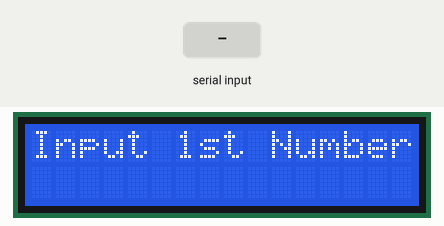
A sketch run on a simulated Arduino Uno, built with avr-gcc and run on an emulated ATmega328P. On the bench: 16×2 character LCD. The inputs (shaded band) are chosen by the test bench. What the sketch prints to the serial monitor is not drawn.

Above: at 2.2 s.
2.3 s: "90/45\n" received over Serial
At 3.8 s:
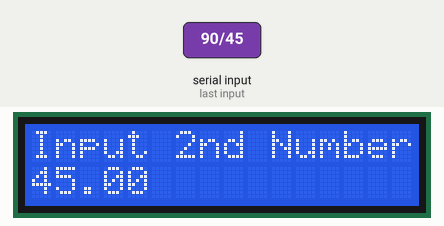
At 4.7 s:
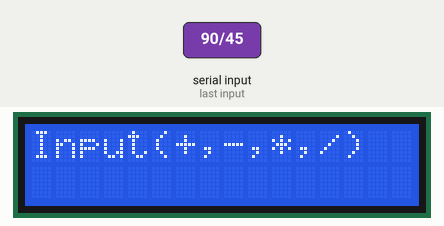
5.3 s: "*" received over Serial
At 7.2 s:
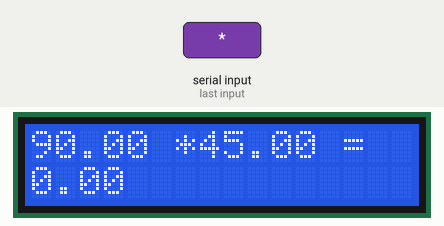
Timing chart, 0 to 8.7 s (numbered marks = the images above; inputs shaded):
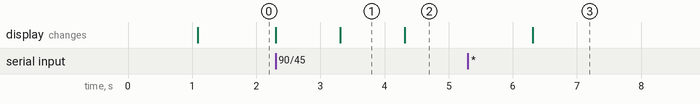

Measured:
- after the input at 2.3 s, the display: first changes at once (image 1 shows a later state)
- after the input at 5.3 s, the display: changes after 1.0 s (image 3)
- what the display in image 1 shows lasts 1.0 s, from 3.3 s to 4.3 s

The sketch:

LCD_calculator.ino
```cpp
/*
 * Programmer : Dr. Aung Win Htut
 * Date       : 16-07-2022
 * Version    : 2.1
 * Note       : In serial monitor, choose the
 *              baud rate 9600 and No line ending
 */
#include <LiquidCrystal.h>
int rs=2;
int en=3;
int d4=8;
int d5=9;
int d6=10;
int d7=11;

int seconds = 0;

LiquidCrystal lcd(rs,en,d4,d5,d6,d7);

float firstNum;
float secNum;
float answer;
String op;

void setup()
{
  lcd.begin(16, 2);
  Serial.begin(9600);

  lcd.print("hello world");
  delay(1000);
}

void loop()
{
  lcd.clear();
  lcd.setCursor(0, 0);
  Serial.println();
  Serial.print("Input 1st Number");
  lcd.print("Input 1st Number");
  while (Serial.available() == 0){
    //loop to wait until serial data input (No line ending)
  }
  firstNum=Serial.parseFloat();

  lcd.setCursor(0,1);
  lcd.print(String(firstNum));
  Serial.print(" : ");
  Serial.println(String(firstNum));
  delay(1000);
  lcd.clear();

  lcd.setCursor(0,0);
  Serial.print("Input 2nd Number");
  lcd.print("Input 2nd Number");
  while ( Serial.available() == 0 ){
    //loop to wait until serial data input (No line ending)
  }
  secNum=Serial.parseFloat();

  Serial.print(" : ");
  Serial.println(String(secNum));
  lcd.setCursor(0,1);
  lcd.print(String(secNum));
  delay(1000);
  lcd.clear();

  lcd.setCursor(0,0);
  Serial.print("Input(+,-,*,/)");
  lcd.print("Input(+,-,*,/)");
  while (Serial.available()==0){
    //loop to wait until serial data input (No line ending)
  }
  op=Serial.readString();
  Serial.print(" : ");
  Serial.println(op);

  if (op == "+"){
    answer=firstNum+secNum;
  }
  if (op=="-"){
    answer=firstNum-secNum;
  }
  if (op=="*"){
    answer=firstNum*secNum;
  }
  if (op=="/") {
    answer=firstNum/secNum;
  }
  lcd.clear();
  Serial.print(firstNum);
  lcd.setCursor(0,0);
  lcd.print(firstNum);

  Serial.print(op);
  lcd.print(op);

  Serial.print(secNum);
  lcd.print(secNum);

  Serial.print(" = ");
  lcd.print(" = ");

  Serial.println(answer);
  lcd.setCursor(0,1);
  lcd.print(answer);

  delay(5000);
  Serial.println("Thank You");
  lcd.setCursor(0,0);
  lcd.clear();
  lcd.print("Thank You");
  delay(1000);
  lcd.clear();
}
```
